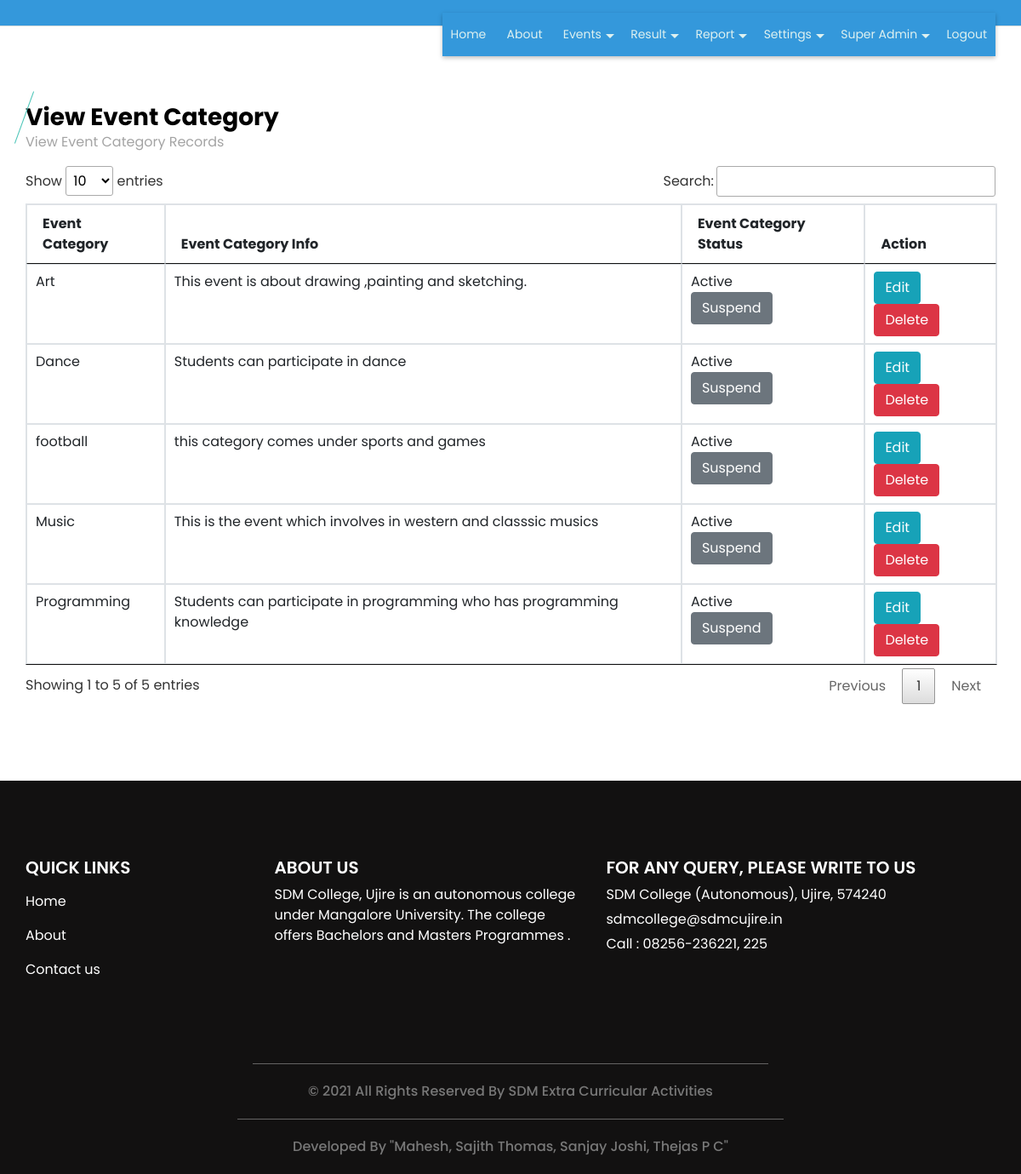
/view_event_type.php (signed in), run on the app's committed database.
### tables this page shows
CREATE TABLE `staff` (
  `staff_id` int(11) NOT NULL,
  `staff_name` varchar(25) NOT NULL,
  `staff_dp` varchar(300) NOT NULL,
  `staff_type` varchar(20) NOT NULL,
  `department_id` int(11) NOT NULL,
  `login_id` varchar(40) NOT NULL,
  `password` varchar(300) NOT NULL,
  `gender` varchar(6) NOT NULL,
  `dob` date NOT NULL,
  `staff_status` varchar(10) NOT NULL
);

CREATE TABLE `event_type` (
  `event_type_id` int(11) NOT NULL,
  `event_type` varchar(30) NOT NULL,
  `event_type_info` text NOT NULL,
  `event_type_status` varchar(10) NOT NULL
);

### view_event_type.php (the view, shortened to what this page needs)
<?php
include("header.php");
?>
  <section class="event_section layout_padding">
    <div class="container">
      <div class="heading_container">
        <h3>
           View Event Category
        </h3>
        <p>
          View Event Category Records
        </p>
      </div>
      <div class="event_container">
        <div class="">
<table id="datatableplugin" class="table table-bordered">
	<thead>
		<tr>
			<th>Event Category</th>
			<th>Event Category Info</th>
			<th>Event Category Status</th>
			<th>Action</th>
		</tr>
	</thead>
	<tbody>
		<?php
		$sqlview = "SELECT * FROM  event_type ";
		$qsqlview = mysqli_query($con,$sqlview);
		while($rsview = mysqli_fetch_array($qsqlview))
		{
			echo "<tr>
				<td>$rsview[event_type]</td>
				<td>$rsview[event_type_info]</td>
				<td>$rsview[event_type_status] <br>";
				if($rsview['event_type_status'] == "Active")
{
	echo "<a href='view_event_type.php?st=Suspend&acid=$rsview[event_type_id]' class='btn btn-secondary' onclick='return confirmst()' >Suspend</a>";
}
else
{
	echo "<a href='view_event_type.php?st=Active&acid=$rsview[event_type_id]' class='btn btn-primary' onclick='return confirmst()'  >Activate</a>";
}
				echo"
				<td>
				<a href='event_type.php?editid=$rsview[event_type_id]' class='btn btn-info'>Edit</a>
				<a href='view_event_type.php?delid=$rsview[event_type_id]' class='btn btn-danger' onclick='return confirmdel()' >Delete</a>
				</td>
			</tr>";
		}
		?>
	</tbody>
</table>
        </div>
      </div>
    </div>
  </section>
<?php
include("footer.php");
?>

### headerpage.php (shortened to what this page needs)
<div id="header">
  <header>
    <div class="container">
      <div class="row">
        <div class="col-12">
          <nav class="navbar navbar-expand-lg navbar-light">
            <div lass="collapse navbar-collapse" id="navbartoggle">
<div class="nav-fostrap" style="  position: absolute;
  top: 15px;right: 0;">
	<ul>
		<li><a href="index.php">Home</a></li>
		<li><a href="about.php">About</a></li>
			<?php
			if(isset($_SESSION['staff_id']))
			{
			?>
		<li><a href="javascript:void(0)">Events<span class="arrow-down"></span></a>
		</li>
		<li><a href="javascript:void(0)">Result<span class="arrow-down"></span></a>
		</li>
		<li><a href="javascript:void(0)">Report<span class="arrow-down"></span></a>
		</li>
				<?php
				if($rsstaffprofile['staff_type'] == "Admin")
				{
				?>
		<li><a href="javascript:void(0)">Settings<span class="arrow-down"></span></a>
		</li>
				<?php
				}
				?>
		<li><a href="javascript:void(0)"><?php echo $rsstaffprofile['staff_name']; ?><span class="arrow-down"></span></a>
		</li>
<?php
			}
?>
		<?php
		if(isset($_SESSION['staff_id']) || ($_SESSION['student_id']))
		{
		?>
		<li><a href="logout.php">Logout</a></li>
		<?php
		}
		else
		{
		?>
		<li><a href="student.php">Registration</a></li>
		<li><a href="login.php">Login</a></li>
		<?php
		}
		?>
	</ul>
</div>
            </div>
          </nav>
        </div>
      </div>
    </div>
  </header>
</div>

### css/style.css (style rules this page uses)
body { font-family: "Poppins", sans-serif; color: #000000; background-color: #ffffff; }
.layout_padding { padding: 90px 0; }
.heading_container { display: -webkit-box; display: -ms-flexbox; display: flex; -webkit-box-orient: vertical; -webkit-box-direction: normal; -ms-flex-direction: column; flex-direction: column; -webkit-box-align: start; -ms-flex-align: start; align-items: flex-start; }
.heading_container h3 { font-weight: bold; position: relative; margin-bottom: 15px; }
.heading_container h3::before { content: ""; position: absolute; top: 50%; left: 2px; width: 1px; height: 65px; background-color: #4bc5b8; -webkit-transform: translateY(-50%) rotate(20deg); transform: translateY(-50%) rotate(20deg); }
a, a:hover, a:focus { text-decoration: none; }
.btn, .btn:focus { outline: none !important; -webkit-box-shadow: none; box-shadow: none; }
.event_section .heading_container h3 { margin-bottom: 0; }
.event_section .heading_container h3::before { left: -2px; }
.event_section p { color: #a4a4a4; }

### css/responsive.css (style rules this page uses)
@media (min-width: 1200px) { .container { max-width: 1170px; } }

### topmenu.php (style rules this page uses)
.nav-fostrap { display: block; margin-bottom: 15px 0; background: #3498db; -webkit-box-shadow:0 2px 5px 0 rgba(0,0,0,0.26); -moz-box-shadow:0 2px 5px 0 rgba(0,0,0,0.26); -o-box-shadow:0 2px 5px 0 rgba(0,0,0,0.26); z-index: 120; box-shadow: 0 2px 5px 0 rgba(0,0,0,0.26); }
.nav-fostrap ul { list-style-type: none; margin: 0; padding: 0; display: block; }
.nav-fostrap li { list-style-type: none; margin: 0; padding: 0; display: inline-block; position: relative; font-size: 14px; color: #def1f0; }
.nav-fostrap li a { padding: 15px 20px; font-size: 14px; color: #def1f0; display: inline-block; outline: 0; font-weight: 400; text-decoration: none; }
.arrow-down { width: 0; height: 0; border-left: 5px solid transparent; border-right: 5px solid transparent; border-top: 5px solid #def1f0; position: relative; top: 15px; right: -5px; content: ""; }

### headerpage.php (style rules this page uses)
#header nav { padding: 15px 0px; }
#header { border-bottom: 1px solid #ddd; background-color: #3498db; float: center; width: 100%; }
.nav-fostrap li a { padding: 15px 10px; font-size: 14px; color: #def1f0; display: inline-block; outline: 0; font-weight: 400; text-decoration: none; }

### data on the page
staff: staff_name "Super Admin"
event_type: event_type "Dance", event_type_info "Students can participate in dance", event_type_status "Active"
event_type: event_type "Programming", event_type_info "Students can participate in programming who has programming knowledge", event_type_status "Active"
event_type: event_type "Music", event_type_info "This is the event which involves in western and classsic musics", event_type_status "Active"
event_type: event_type "football", event_type_info "this category comes under sports and games", event_type_status "Active"
event_type: event_type "Art", event_type_info "This event is about drawing ,painting and sketching.", event_type_status "Active"
